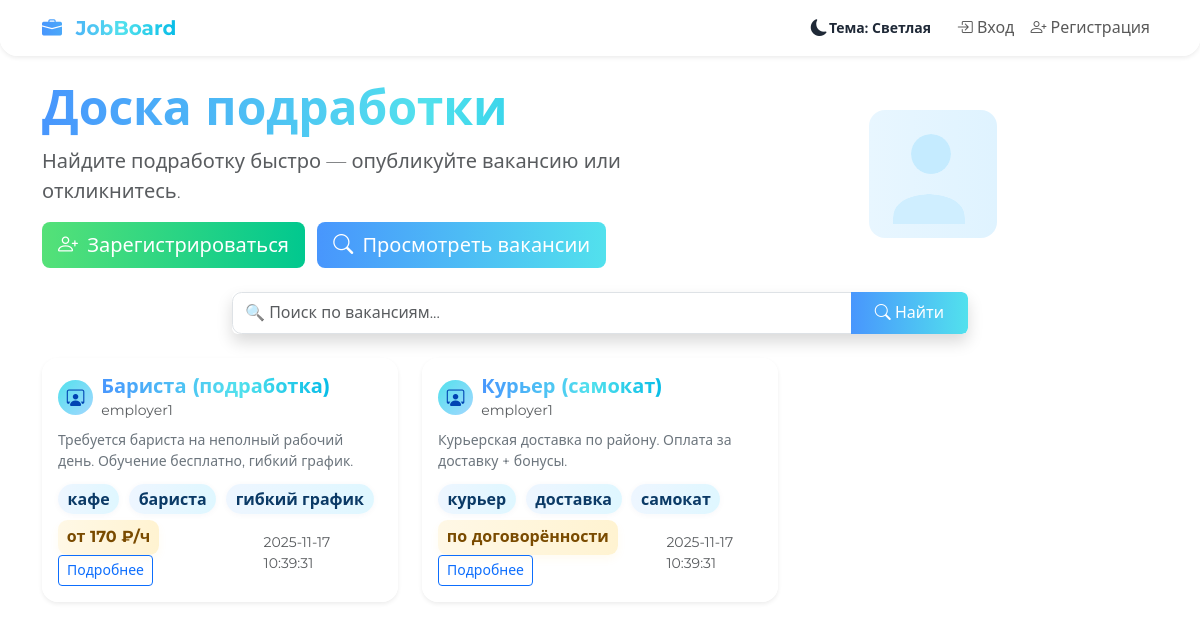
Before: / with the older database file.
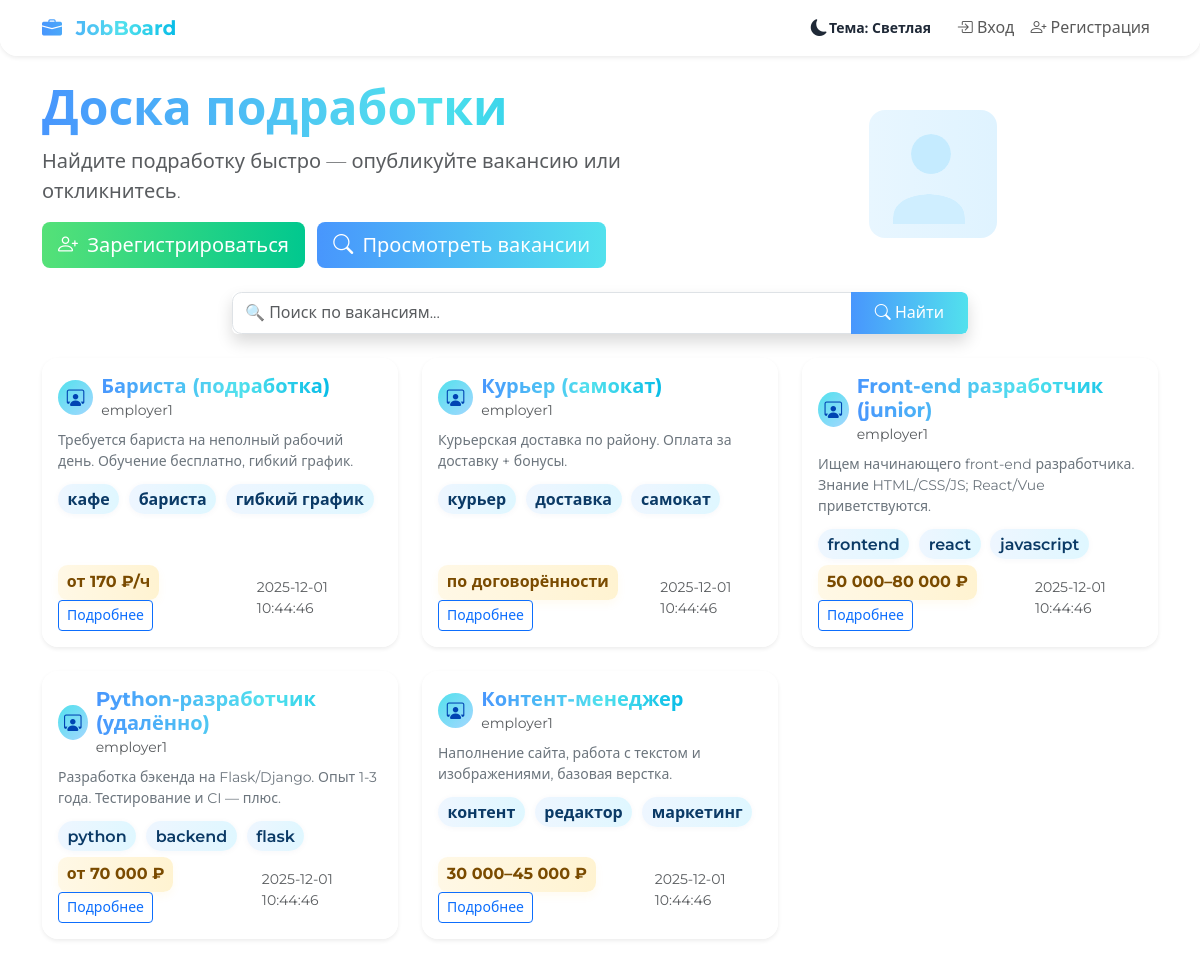
After: the same page with the newer database file.
### tables this page shows
CREATE TABLE jobs (
    id INTEGER PRIMARY KEY AUTOINCREMENT,
    author_id INTEGER,
    title TEXT NOT NULL,
    description TEXT NOT NULL,
    tags TEXT,
    salary TEXT,
    created TIMESTAMP DEFAULT CURRENT_TIMESTAMP,
    FOREIGN KEY (author_id) REFERENCES users(id)
);

CREATE TABLE users (
    id INTEGER PRIMARY KEY AUTOINCREMENT,
    username TEXT UNIQUE NOT NULL,
    password TEXT NOT NULL,
    is_employer INTEGER DEFAULT 0,
    email TEXT,
    avatar TEXT,
    about TEXT
);

### app.py (the view)
@app.route('/')
def index():
    q = request.args.get('q', '').strip()
    if q:
        like = f'%{q}%'
        jobs = query_db(
            "SELECT jobs.*, users.username as author FROM jobs LEFT JOIN users ON jobs.author_id = users.id "
            "WHERE jobs.title LIKE ? OR jobs.description LIKE ? ORDER BY jobs.created DESC",
            (like, like)
        )
    else:
        jobs = query_db(
            "SELECT jobs.*, users.username as author FROM jobs LEFT JOIN users ON jobs.author_id = users.id ORDER BY jobs.created DESC"
        )
    return render_template('index.html', jobs=jobs, search=q)

### app.py (called while the page is built)
def get_db():
    db = getattr(g, '_database', None)
    if db is None:
        db = g._database = sqlite3.connect(app.config['DATABASE'])
        db.row_factory = sqlite3.Row
    return db

@app.teardown_appcontext
def close_connection(exception):
    db = getattr(g, '_database', None)
    if db is not None:
        db.close()

def query_db(query, args=(), one=False):
    cur = get_db().execute(query, args)
    rv = cur.fetchall()
    cur.close()
    return (rv[0] if rv else None) if one else rv

def current_user():
    if 'user_id' in session:
        return query_db('SELECT * FROM users WHERE id = ?', (session['user_id'],), one=True)
    return None

@app.context_processor
def inject_user():
    return {'user': current_user()}

### templates/index.html (shortened to what this page needs)
{% extends 'base.html' %}
{% block content %}
<div class="row align-items-center mb-4">
  <div class="col-lg-7">
    <h1 class="display-5 fw-bold text-gradient">Доска подработки</h1>
    <p class="lead text-muted">Найдите подработку быстро — опубликуйте вакансию или откликнитесь.</p>
    <div class="mt-3">
      {% if user and user['is_employer'] %}
        <a href="{{ url_for('add_job') }}" class="btn btn-success btn-lg me-2"><i class="bi bi-plus me-1"></i> Опубликовать вакансию</a>
      {% else %}
        <a href="{{ url_for('register') }}" class="btn btn-success btn-lg me-2"><i class="bi bi-person-plus me-1"></i> Зарегистрироваться</a>
      {% endif %}
      <a href="#jobs" class="btn btn-primary btn-lg"><i class="bi bi-search me-1"></i> Просмотреть вакансии</a>
    </div>
  </div>
  <div class="col-lg-5 text-center d-none d-lg-block">
    <img src="{{ url_for('static', filename='avatar-default.svg') }}" alt="hero" class="img-fluid" style="max-width:320px;">
  </div>
</div>
<div class="row mb-4 justify-content-center">
  <div class="col-lg-8">
    <form class="input-group shadow rounded overflow-hidden" method="get" autocomplete="off">
      <input name="q" value="{{ search }}" type="search" class="form-control py-2" placeholder="🔍 Поиск по вакансиям...">
      <button class="btn btn-primary px-4" type="submit"><i class="bi bi-search"></i> Найти</button>
    </form>
  </div>
</div>
{% if jobs %}
<div class="row g-4">
  {% for job in jobs %}
  <div class="col-md-6 col-lg-4">
    <div class="card shadow-sm bg-glass h-100 animate__animated animate__fadeInUp">
      <div class="card-body d-flex flex-column">
        <div class="d-flex align-items-center mb-2">
          <div class="code-circle me-2"><i class="bi bi-person-workspace"></i></div>
          <div>
            <h5 class="mb-0 fw-bold text-gradient">{{ job['title'] }}</h5>
            <small class="text-muted">{{ job['author'] or 'Аноним' }}</small>
          </div>
        </div>
        <p class="card-text text-secondary mb-3 small">{{ job['description'][:140] ~ ('...' if job['description']|length > 140 else '') }}</p>
        {% if job['tags'] %}
          <div class="mb-2">
            {% for t in job['tags'].split(',') %}
              <span class="badge-job">{{ t.strip() }}</span>
            {% endfor %}
          </div>
        {% endif %}
        <div class="mt-auto d-flex justify-content-between align-items-center">
          <div>
            {% if job['salary'] %}<span class="salary-pill me-2">{{ job['salary'] }}</span>{% endif %}
            <a href="{{ url_for('job_detail', job_id=job['id']) }}" class="btn btn-outline-primary btn-sm">Подробнее</a>
          </div>
          <div class="text-muted small">{{ job['created'] }}</div>
        </div>
      </div>
    </div>
  </div>
  {% endfor %}
</div>
{% else %}
  <div class="alert alert-secondary text-center mt-5 bg-glass">Пока вакансий нет — добавьте первую!</div>
{% endif %}
{% endblock %}

### templates/base.html (shortened to what this page needs)
<!DOCTYPE html>
<html lang="ru">
<head>
    <link href="https://cdn.jsdelivr.net/npm/bootstrap@5.3.2/dist/css/bootstrap.min.css" rel="stylesheet">
    <link href="https://cdn.jsdelivr.net/npm/bootstrap-icons@1.11.1/font/bootstrap-icons.css" rel="stylesheet">
    <link href="https://cdnjs.cloudflare.com/ajax/libs/animate.css/4.1.1/animate.min.css" rel="stylesheet">
    <link href="{{ url_for('static', filename='style.css') }}" rel="stylesheet">
</head>
<body class="gradient-bg">
<nav class="navbar navbar-expand-lg bg-glass shadow-sm mb-4">
    <div class="container">
        <a class="navbar-brand fw-bold text-gradient" href="{{ url_for('index') }}"><i class="bi bi-briefcase-fill me-2"></i> JobBoard</a>
        <div class="collapse navbar-collapse" id="navMenu">
            <ul class="navbar-nav ms-auto align-items-center">
                <li class="nav-item me-2 d-flex align-items-center">
                    <button id="theme-toggle" class="btn theme-toggle-btn d-flex align-items-center" title="Переключить тему" aria-label="Toggle theme">
                        <i id="theme-toggle-icon" class="bi bi-moon-fill me-2"></i>
                        <span id="theme-toggle-label" class="small">Тема: Светлая</span>
                    </button>
                </li>
                {% if user %}
                    <li class="nav-item me-2"><a class="nav-link" href="{{ url_for('profile', username=user['username']) }}"><i class="bi bi-person-circle"></i> {{ user['username'] }}</a></li>
                    {% if user['is_employer'] %}
                        <li class="nav-item me-2"><a class="btn btn-success btn-sm px-3" href="{{ url_for('add_job') }}"><i class="bi bi-plus"></i> Опубликовать</a></li>
                    {% endif %}
                    <li class="nav-item"><a class="nav-link" href="{{ url_for('logout') }}"><i class="bi bi-box-arrow-right"></i> Выход</a></li>
                {% else %}
                    <li class="nav-item"><a class="nav-link" href="{{ url_for('login') }}"><i class="bi bi-box-arrow-in-right"></i> Вход</a></li>
                    <li class="nav-item"><a class="nav-link" href="{{ url_for('register') }}"><i class="bi bi-person-plus"></i> Регистрация</a></li>
                {% endif %}
            </ul>
        </div>
    </div>
</nav>
<div class="container pb-5">
    {% block content %}{% endblock %}
</div>
</body>
</html>

### static/style.css (style rules this page uses)
:root { --bg-gradient-1: #438cff; --bg-gradient-2: #37bbff; --bg-gradient-3: #e0f4ff; --text-default: #1f2937; --glass-bg: rgba(255,255,255,0.96); --card-radius: 1.1rem; --card-shadow: 0 2px 28px rgba(86,132,255,0.14); --primary-1: #4896fd; --primary-2: #52e1ed; --accent: #07bce7; --success-1: #55e178; --success-2: #01c88f; }
body { font-family: 'Montserrat', 'Segoe UI', Arial, sans-serif; background: linear-gradient(120deg,var(--bg-gradient-1) 0%, var(--bg-gradient-2) 60%, var(--bg-gradient-3) 100%); min-height: 100vh; color: var(--text-default); }
.gradient-bg { background: none !important; }
.bg-glass { background: var(--glass-bg) !important; border-radius: var(--card-radius); box-shadow: var(--card-shadow); backdrop-filter: blur(4px); }
.navbar { border-radius: 0 0 1.1rem 1.1rem; margin-bottom: 1.5rem; }
.card { border: none; border-radius: 1rem; }
.code-circle { width: 2.2rem; height: 2.2rem; border-radius: 50%; display:flex;align-items:center;justify-content:center; background: linear-gradient(135deg,var(--primary-2),#a4d7ff); color:#0044b3;font-size:1.1rem; }
.text-gradient { background: linear-gradient(90deg,var(--primary-1),var(--primary-2) 60%,var(--accent) 100%); -webkit-background-clip: text; background-clip: text; color: transparent; font-weight: 700; }
input.form-control, textarea.form-control { border-radius: .6rem; }
.btn-primary { background: linear-gradient(90deg,var(--primary-1),var(--primary-2)); border: none; }
.btn-success { background: linear-gradient(90deg,var(--success-1),var(--success-2)); border: none; }
.badge-job { background: linear-gradient(90deg,#eef6ff,#dff7ff); color: #0b3a66; border-radius: 999px; padding: .35rem .6rem; font-weight: 600; box-shadow: 0 1px 6px rgba(5,45,90,0.04); margin-right: .35rem; }
.salary-pill { display:inline-block; background: linear-gradient(90deg,#fff8e6,#fff3d1); color:#7a4b00; padding:.35rem .55rem; border-radius: .6rem; font-weight:700; box-shadow: 0 4px 10px rgba(250,180,20,0.06); }
.card { transition: transform .22s ease, box-shadow .22s ease; }
.badge-job { transition: transform .18s ease, box-shadow .18s ease, opacity .18s ease; cursor:default; }
.code-circle { transition: transform .18s ease, box-shadow .18s ease; }
.theme-toggle-btn { border: none; background: transparent; color: inherit; }
.theme-toggle-btn .bi { font-size: 1.05rem; vertical-align: middle; }
.theme-toggle-btn { padding: .25rem .6rem; border-radius: .6rem; background: rgba(255,255,255,0.04); }
#theme-toggle-icon { transition: transform .35s ease; display:inline-block; }
.theme-toggle-btn .small { font-weight:600; margin-left: .1rem; }

Changed rows visible on the page:
changed jobs "от 170 ₽/ч": created "2025-11-17 10:39:31" → "2025-12-01 10:44:46"
changed jobs "по договорённости": created "2025-11-17 10:39:31" → "2025-12-01 10:44:46"
added jobs: username "employer1", description "Ищем начинающего front-end разработчика. Знание HTML/CSS/JS; React/Vue приветствуются.", strip "frontend" "react" "javascript", salary "50 000–80 000 ₽", created "2025-12-01 10:44:46"
added jobs: username "employer1", description "Разработка бэкенда на Flask/Django. Опыт 1-3 года. Тестирование и CI — плюс.", strip "python" "backend" "flask", salary "от 70 000 ₽", created "2025-12-01 10:44:46"
added jobs: username "employer1", description "Наполнение сайта, работа с текстом и изображениями, базовая верстка.", strip "контент" "редактор" "маркетинг", salary "30 000–45 000 ₽", created "2025-12-01 10:44:46"
